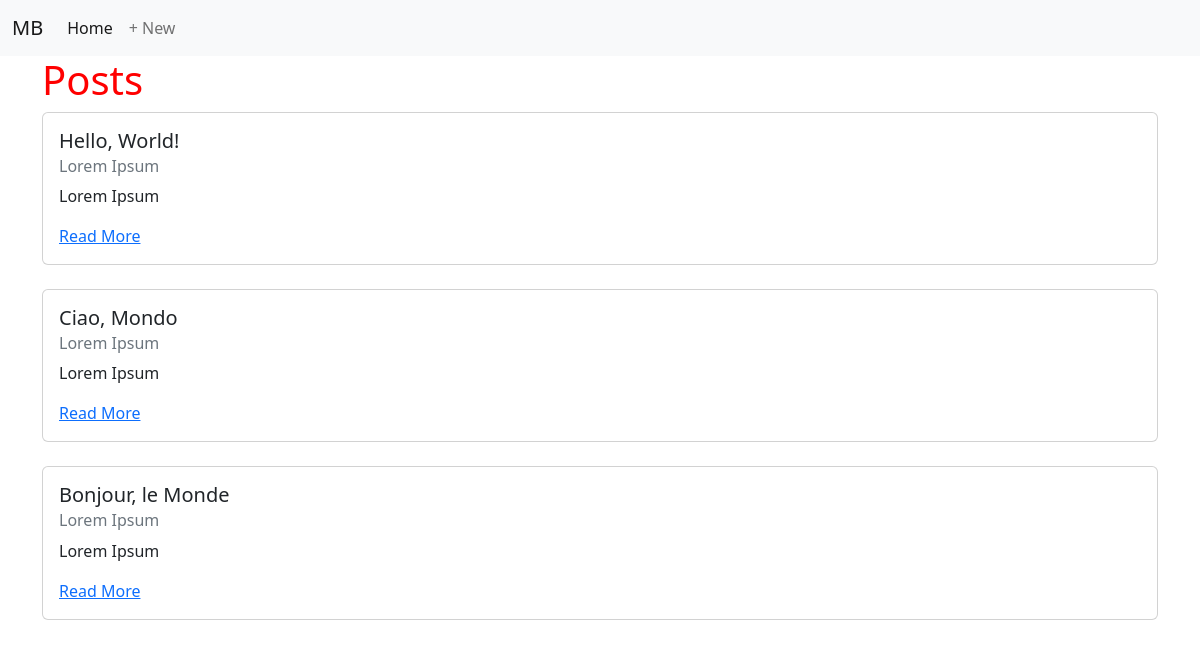
The app's page /posts/, older data.
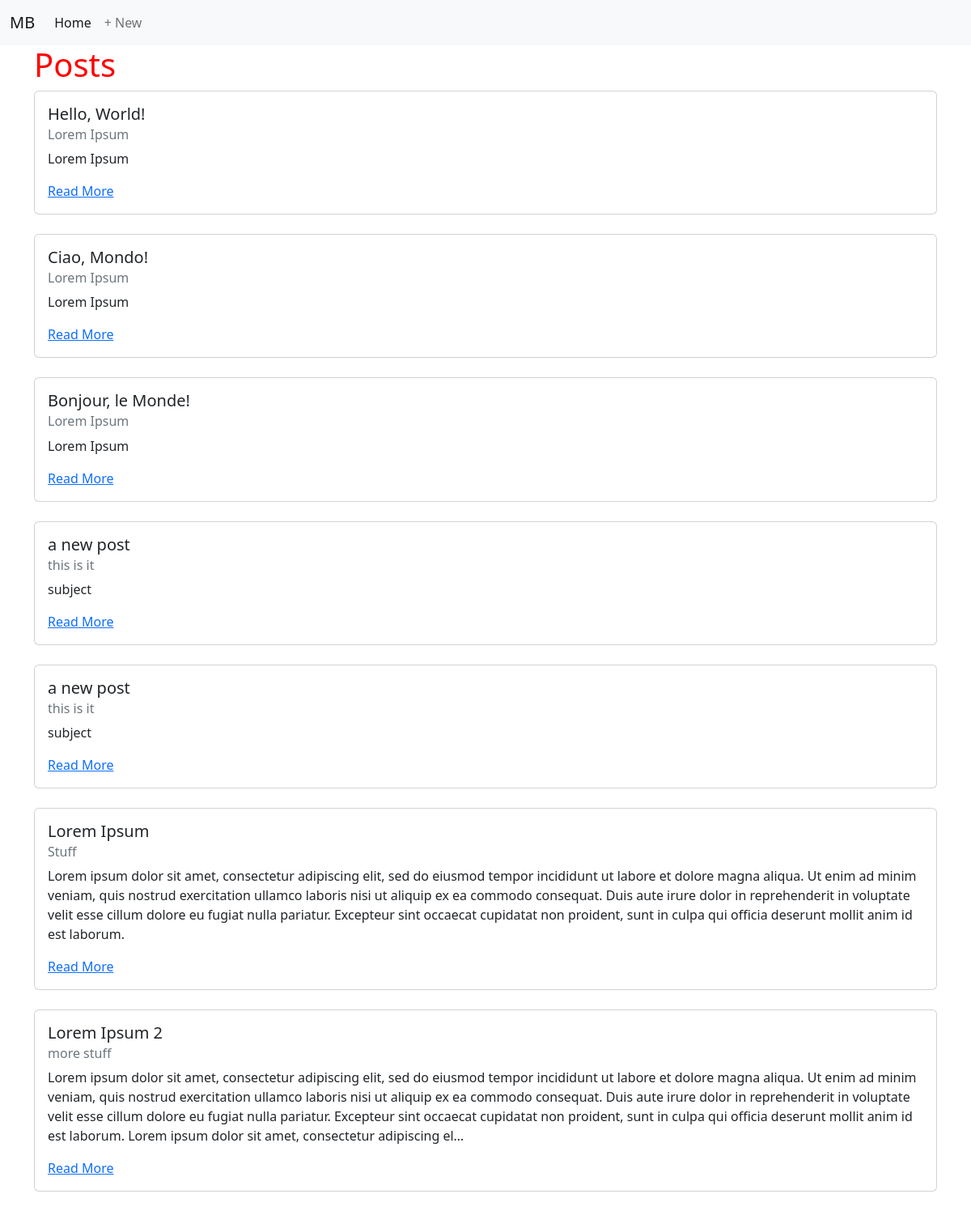
The same page, newer data.
### posts/models.py (models this page shows, shortened)
class Post(models.Model):
    title = models.CharField(max_length=256)
    subtitle = models.CharField(max_length=256)
    body = models.TextField()
    created_on = models.DateTimeField(auto_now_add=True)

### posts/views.py (the view)
# urls.py: path('', PostListView.as_view(), name='list'),
class PostListView(ListView):
    template_name = "posts/list.html"
    model = Post

### templates/posts/list.html (shortened to what this page needs)
{% extends 'base.html' %}
{% block content %}
<h1>Posts</h1>
{% for post in post_list %}
    <div class="card">
        <div class="card-body">
            <h5 class="card-title">{{ post.title }}</h5>
            <h6 class="card-subtitle mb-2 text-muted">{{ post.subtitle }}</h6>
            <p class="card-text">{{ post.body|truncatechars:500 }}</p>
            <a href="{% url 'detail' post.id %}" class="card-link">Read More</a>
        </div>
    </div>
    <br />
{% endfor %}
{% endblock content %}

### templates/base.html (shortened to what this page needs)
{% load static %}
<!DOCTYPE html>
<html lang="en">
<head>
    <link href="https://cdn.jsdelivr.net/npm/bootstrap@5.2.1/dist/css/bootstrap.min.css" rel="stylesheet">
    <link rel="stylesheet" href="{% static 'css/base.css' %}">
</head>
<body>
    <nav class="navbar navbar-expand-lg bg-light">
    <div class="container-fluid">
        <a class="navbar-brand" href="{% url 'list' %}">MB</a>
        <div class="collapse navbar-collapse" id="navbarNavAltMarkup">
        <div class="navbar-nav">
            <a class="nav-link active" aria-current="page" href="{% url 'list' %}">Home</a>
            <a class="nav-link" href="{% url 'new' %}">+ New</a>
        </div>
        </div>
    </div>
    </nav>
    <div class="container">
        {% block content %}
        {% endblock content %}
    </div>
</body>
</html>

### static/css/base.css (style rules this page uses)
h1 { color: red; }

Row changes from the older to the newer data that the page shows:
changed Post: title "Ciao, Mondo" → "Ciao, Mondo!"
changed Post: title "Bonjour, le Monde" → "Bonjour, le Monde!"
added Post: title "a new post", subtitle "this is it", body "subject"
added Post: title "a new post", subtitle "this is it", body "subject"
added Post: title "Lorem Ipsum", subtitle "Stuff", body "Lorem ipsum dolor sit amet, consectetur adipiscing elit, sed do eiusmod tempor incididunt ut labore et dolore magna aliqua. Ut enim ad minim veniam, quis nostrud exercitation ullamco laboris nisi ut aliquip ex ea commodo consequat. Duis aute irure dolor in reprehenderit in voluptate velit esse cillum dolore eu fugiat nulla pariatur. Excepteur sint occaecat cupidatat non proident, sunt in culpa qui officia deserunt mollit anim id est laborum."
added Post: title "Lorem Ipsum 2", subtitle "more stuff", body "Lorem ipsum dolor sit amet, consectetur adipiscing elit, sed do eiusmod tempor incididunt ut labore et dolore magna aliqua. Ut enim ad minim veniam, quis nostrud exercitation ullamco laboris nisi ut aliquip ex ea commodo consequat. Duis aute irure dolor in reprehenderit in voluptate velit esse cillum dolore eu fugiat nulla pariatur. Excepteur sint occaecat cupidatat non proident, sunt in culpa qui officia deserunt mollit anim id est laborum. Lorem ipsum dolor sit amet, consectetur adipiscing el…"
